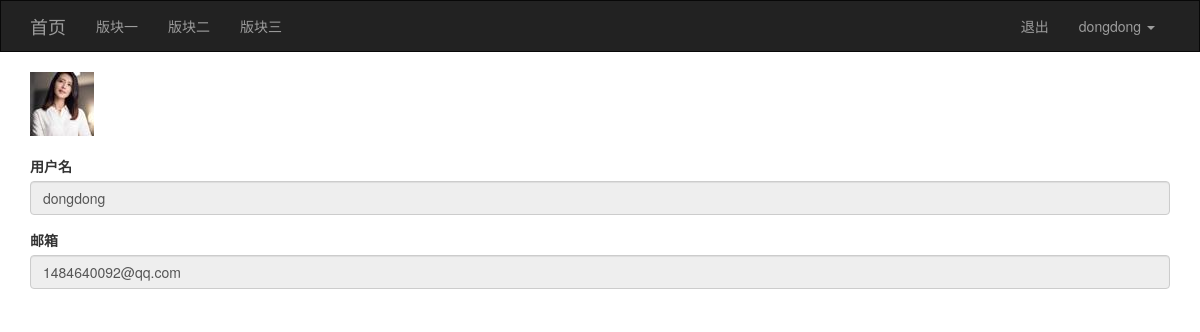
The page /user/profile/ (signed in) on the database its author committed.
### app/models.py (models this page shows, shortened)
class User(UserMixin, db.Model):
    id = db.Column(db.Integer, primary_key=True)
    username = db.Column(db.String(20), unique=True)
    password_hash = db.Column(db.String(20))
    email = db.Column(db.String(64), unique=True)
    confirmed = db.Column(db.Boolean, default=False)
    icon = db.Column(db.String(64), default='default.jpg')
    posts = db.relationship('Posts', lazy='dynamic', backref='user')
    favorites = db.relationship('Posts', lazy='dynamic', secondary='collections', backref=db.backref('users', lazy='dynamic'))
    @property
    def password(self):
        raise AttributeError('密码属性不可读')

### app/views/user.py (the view)
@user.route('/profile/')
@login_required
def profile():
    return render_template('user/profile.html')

### app/models.py (called while the page is built)
@login_manager.user_loader
def user_loader(uid):
    return User.query.get(uid)

### app/templates/user/profile.html (shortened to what this page needs)
{% extends 'common/base.html' %}
{% block page_content %}
    <img src="{{ url_for('static', filename='upload/'+current_user.icon) }}">
    <br /><br />
    <div class="form-group">
        <label for="username">用户名</label>
        <input type="text" class="form-control" id="username" value="{{ current_user.username }}" readonly>
    </div>
    <div class="form-group">
        <label for="exampleInputEmail1">邮箱</label>
        <input type="email" class="form-control" id="exampleInputEmail1" value="{{ current_user.email }}" readonly>
    </div>
{% endblock %}

### app/templates/common/base.html (shortened to what this page needs)
{% extends 'bootstrap/base.html' %}
{% from 'bootstrap/wtf.html' import quick_form %}
{% block navbar %}
    <nav class="navbar navbar-inverse" style="border-radius: 0px;">
        <div class="container">
            <div class="navbar-header">
                <a class="navbar-brand" href="/">首页</a>
            </div>
            <div class="collapse navbar-collapse">
                <ul class="nav navbar-nav">
                    <li><a href="#">版块一</a></li>
                    <li><a href="#">版块二</a></li>
                    <li><a href="#">版块三</a></li>
                </ul>
                <ul class="nav navbar-nav navbar-right">
                {% if current_user.is_authenticated %}
                    <li><a href="{{ url_for('user.logout') }}">退出</a></li>
                    <li class="dropdown">
                        <a href="#" class="dropdown-toggle" data-toggle="dropdown" role="button" aria-haspopup="true"
                           aria-expanded="false">{{ current_user.username }} <span class="caret"></span></a>
                    </li>
                {% else %}
                    <li><a href="{{ url_for('user.login') }}">登录</a></li>
                    <li><a href="{{ url_for('user.register') }}">注册</a></li>
                {% endif %}
                </ul>
            </div>
        </div>
    </nav>
{% endblock %}
{% block content %}
    <div class="container">
        {% block page_content %}默认内容{% endblock %}
    </div>
{% endblock %}
{% block head %}
    {{ super() }}
{% endblock %}

### rows shown on the page
User: username "dongdong", icon (picture), email "1484640092@qq.com"
